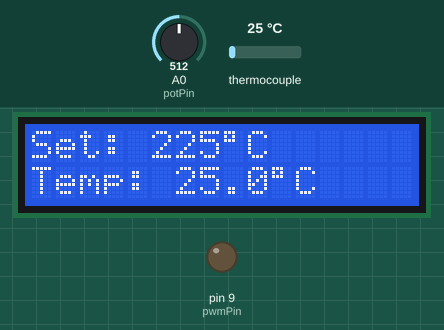
This sketch was run on a simulated Arduino Uno, built with avr-gcc and run on an emulated ATmega328P. Parts: 16×2 character LCD, output pins drawn as LEDs (lit = HIGH). Dashed ring = blinking. Inputs (shaded band) come from the test bench; at power-on: thermocouple 25 °C, A0 (potPin) = 512.

Above: at 2.2 s.
2.3 s: thermocouple set to 75 °C
At 3.9 s:
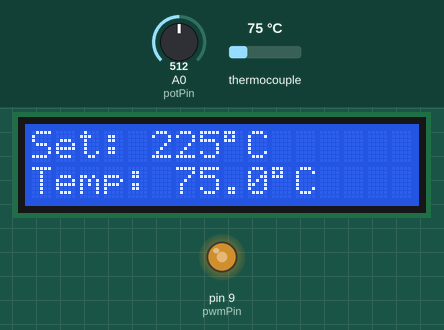
6.5 s: A0 (potPin) set to 440
At 8.2 s:
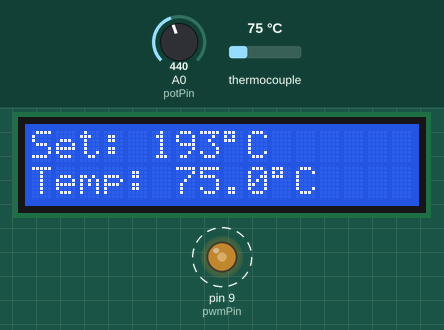
10.7 s: thermocouple set to 150 °C
At 11.5 s:
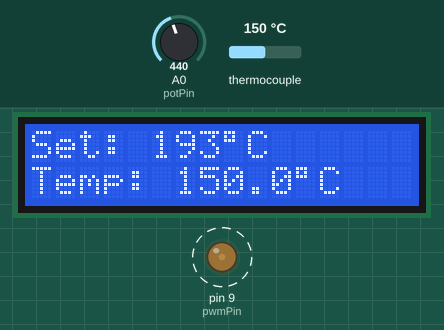
14.9 s: A0 (potPin) set to 306
At 16.0 s:
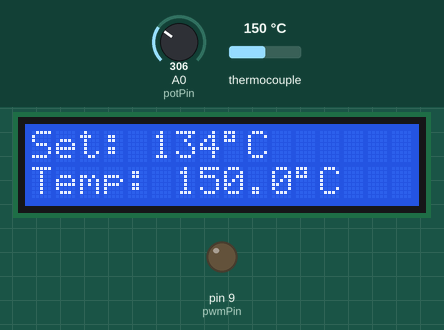
16.4 s: thermocouple set to 137 °C
At 17.3 s:
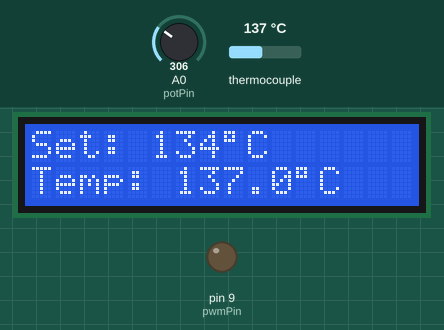
18.4 s: thermocouple set to 130 °C
At 19.6 s:
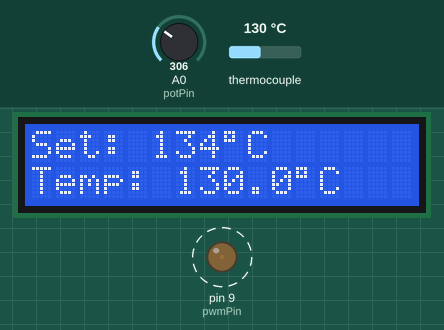
Timing chart, 0 to 22.2 s (numbered marks = the images above; inputs shaded):
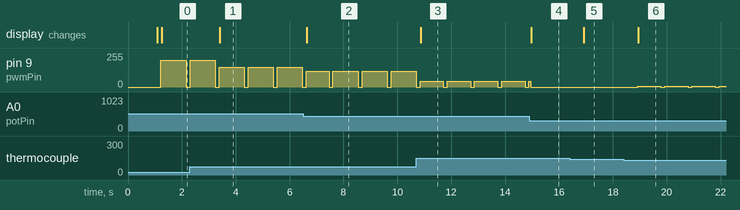

The sketch:

Soldeing_station.ino
```cpp
#include <Wire.h>
#include <LiquidCrystal_I2C.h>
#include <max6675.h>

// --- LCD ---
LiquidCrystal_I2C lcd(0x27, 16, 2);

// --- Thermocouple Pins ---
const int thermoDO  = 12;
const int thermoCS  = 10;
const int thermoCLK = 13;

MAX6675 thermocouple(thermoCLK, thermoCS, thermoDO);

// --- Potentiometer ---
const int potPin = A0;

// --- PWM Control ---
const int pwmPin = 9;
const int pwmMaxDuty = 200;  // 60% of 255

// --- Temp Range ---
const int tempMin = 0;
const int tempMax = 450;

// --- Control Timing ---
unsigned long lastMeasureTime = 0;
unsigned long pwmResumeTime = 0;
bool pwmPaused = false;

// --- PI Controller ---
float integralError = 0;
const float Kp = 1.0;    // Proportional gain
const float Ki = 0.005;  // Integral gain
const float integralMax = 1;  // clamp integral to prevent wind-up

// --- Measurement Buffer ---
const int measureInterval = 1000;  // every 1s
const int settleDelay = 70;        // ms to wait after PWM off
const int holdDelay   = 70;        // ms to wait before PWM resume

double actualTemp = 0;
double lastValidTemp = 25;  // assume room temp as starting point

void setup() {
  Serial.begin(9600);
  lcd.init();
  lcd.backlight();

  pinMode(pwmPin, OUTPUT);
  analogWrite(pwmPin, 0);

  lcd.setCursor(0, 0);
  lcd.print("DC Soldering Iron");
  delay(1000);
  lcd.clear();
}

void loop() {
  unsigned long now = millis();

  // --- Periodic measurement cycle ---
  if (!pwmPaused && now - lastMeasureTime >= measureInterval) {
    pwmPaused = true;
    analogWrite(pwmPin, 0);       // Turn off PWM
    delay(settleDelay);           // Let noise settle

    double t = thermocouple.readCelsius();
    if (!isnan(t)) {
      actualTemp = t;
      lastValidTemp = t;
    } else {
      actualTemp = lastValidTemp; // use last valid reading
    }

    delay(holdDelay);             // small buffer before resuming PWM
    pwmResumeTime = now;          // mark resume time
    lastMeasureTime = now;
    pwmPaused = false;
  }

  // --- Read Setpoint ---
  int potValue = analogRead(potPin);
  int setTemp = constrain(map(potValue, 0, 1023, tempMin, tempMax), tempMin, tempMax);

  // --- PI Control ---
  double error = setTemp - actualTemp;

  // Proportional
  double controlP = Kp * error;

  // Integral (with clamping)
  integralError += error * 0.1;  // integrate (0.1 is approximate loop time scale factor)
  if (integralError > integralMax) integralError = integralMax;
  if (integralError < -integralMax) integralError = -integralMax;
  double controlI = Ki * integralError;

  double control = controlP + controlI;

  int targetPWM = 0;

  if (setTemp <= actualTemp) {
    targetPWM = 0;
    integralError = 0;  // reset integral when reached
  } else {
    targetPWM = constrain((int)control, 0, pwmMaxDuty);
  }

  // --- Direct PWM Output (no ramp) ---
  if (!pwmPaused) {
    analogWrite(pwmPin, targetPWM);
  }

  // --- Display ---
  lcd.setCursor(0, 0);
  lcd.print("Set: ");
  lcd.print(setTemp);
  lcd.print((char)223);
  lcd.print("C   ");

  lcd.setCursor(0, 1);
  lcd.print("Temp: ");
  lcd.print(actualTemp, 1);
  lcd.print((char)223);
  lcd.print("C   ");

  delay(50);
}
```

Measured:
- the behaviour switches between 134 and 133 °C on thermocouple (found by bisection; images 5 and 6)
- after the input at 2.3 s, the display: changes after 1.1 s (image 1)
- after the input at 6.5 s, the display: changes after 0.14 s (image 2)
- after the input at 10.7 s, the display: changes after 0.17 s (image 3)
- after the input at 14.9 s, the display: changes after 0.07 s (image 4)
- after the input at 16.4 s, the display: changes after 0.53 s (image 5)
- after the input at 18.4 s, pin 9 (pwmPin): alternates 4/255 for 0.87 s and 0/255 for 0.14 s, starting after 0.52 s; the display: changes after 0.55 s (image 6)
- by itself, pin 9 (pwmPin): alternates 43/255 for 0.87 s and 0/255 for 0.14 s
